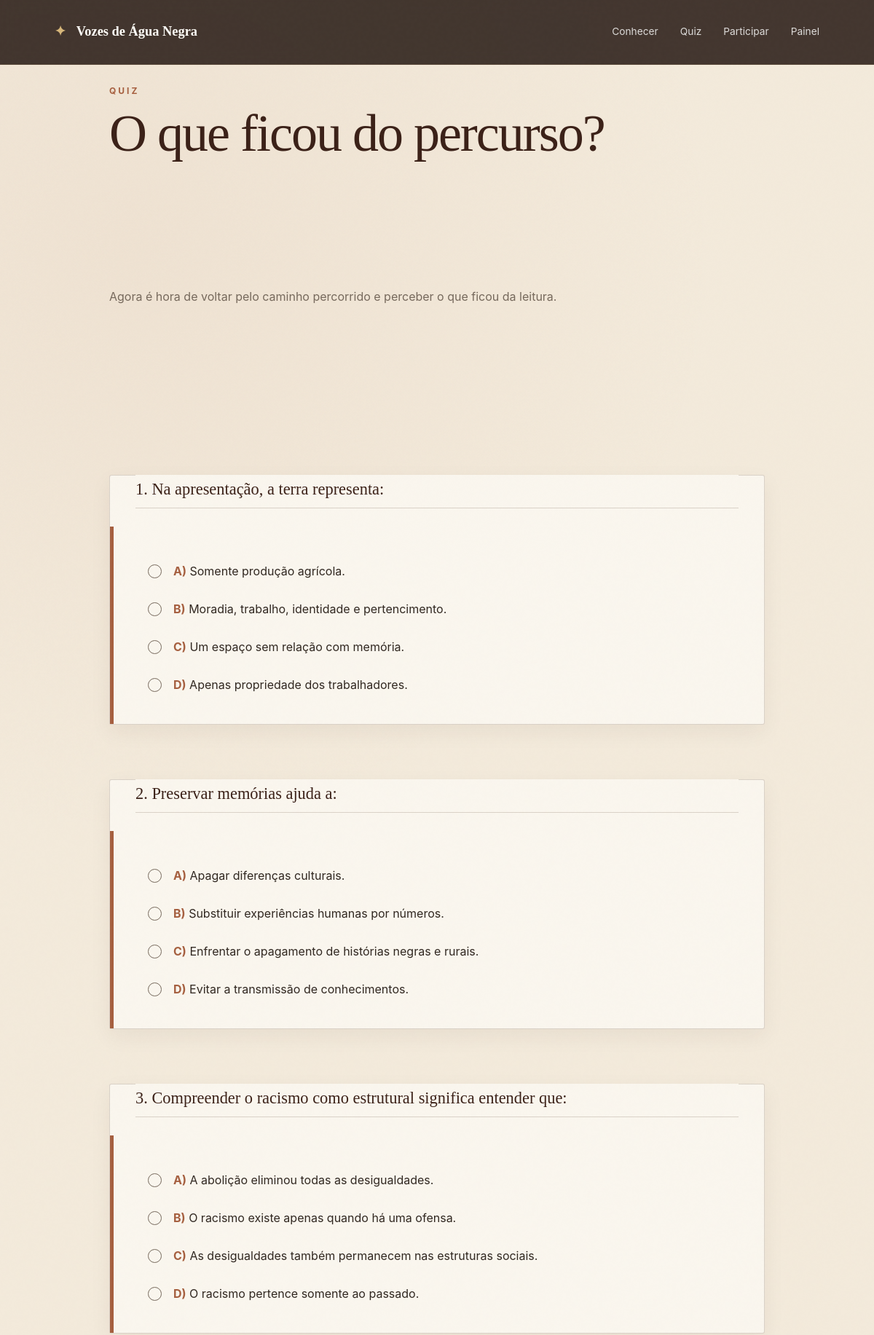
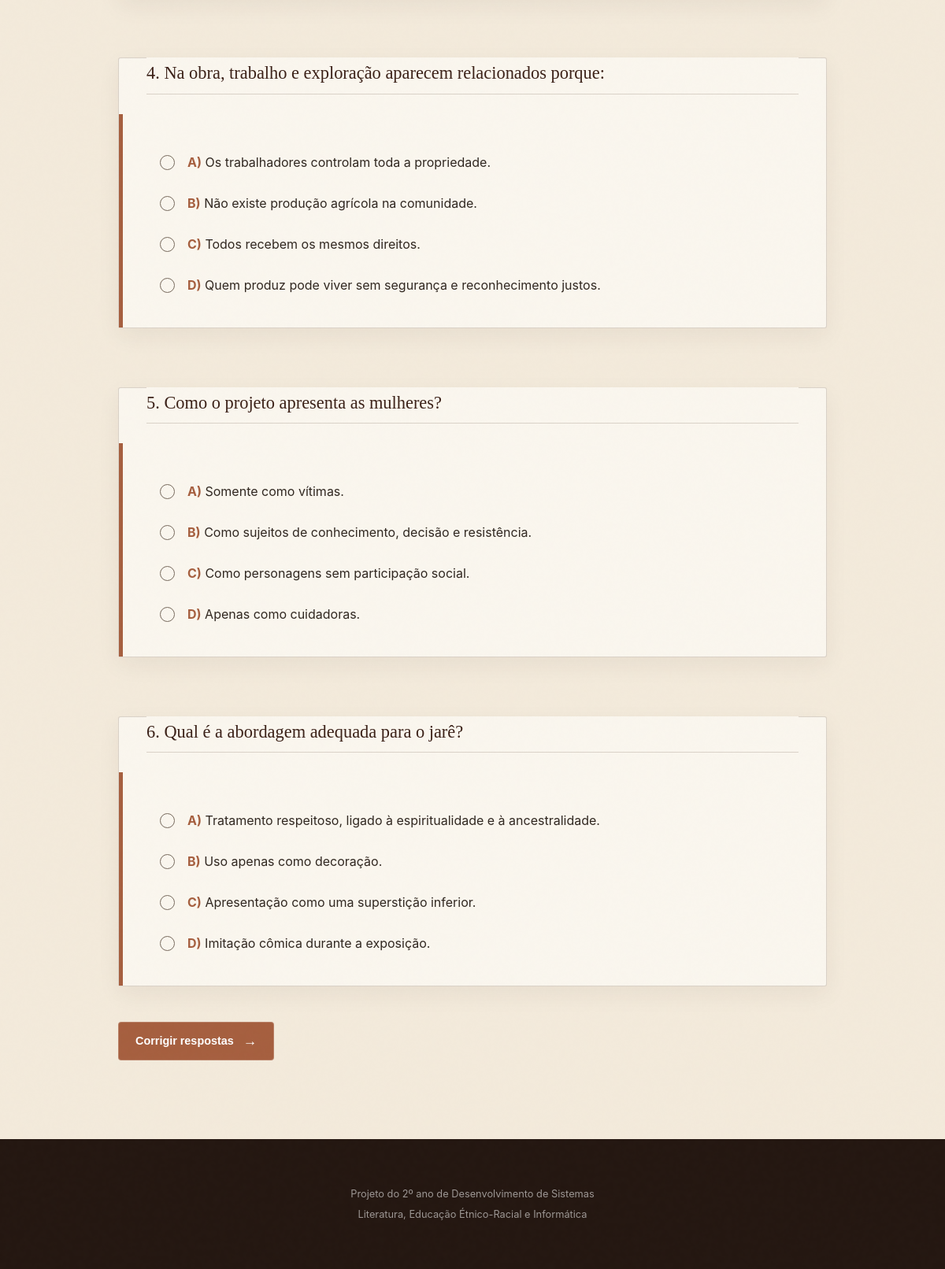
The page /quiz on the database its author committed (2 pictures, top to bottom).
### tables this page shows
CREATE TABLE questao (
    id INTEGER PRIMARY KEY AUTOINCREMENT,
    enunciado TEXT NOT NULL,
    alternativa_a TEXT NOT NULL,
    alternativa_b TEXT NOT NULL,
    alternativa_c TEXT NOT NULL,
    alternativa_d TEXT NOT NULL,
    correta TEXT NOT NULL,
    explicacao TEXT NOT NULL
);

### app.py (the view, shortened to what this page needs)
@app.route("/quiz", methods=["GET", "POST"])
def quiz():
    conexao = conectar()
    questoes = conexao.execute("""
        SELECT
            id,
            enunciado,
            alternativa_a,
            alternativa_b,
            alternativa_c,
            alternativa_d,
            correta,
            explicacao
        FROM questao
        ORDER BY id
    """).fetchall()
    conexao.close()
    return render_template(
        "quiz.html",
        questoes=questoes
    )

### app.py (called while the page is built)
def conectar():
    if not CAMINHO_BANCO.exists():
        raise FileNotFoundError(
            "O arquivo torto_arado.db não foi encontrado. "
            "Verifique se ele está na mesma pasta de app.py. "
            "Se ainda não foi criado, execute criar_banco.py uma vez."
        )
    conexao = sqlite3.connect(CAMINHO_BANCO)
    conexao.execute("PRAGMA foreign_keys = ON")
    conexao.row_factory = sqlite3.Row
    return conexao

### templates/quiz.html
{% extends "base.html" %}
{% block conteudo %}
<section class="secao estreita">
    <span class="rotulo">
        QUIZ
    </span>
    <h1>
        O que ficou do percurso?
    </h1>
    <p class="introducao">
        Agora é hora de voltar pelo caminho percorrido
        e perceber o que ficou da leitura.
    </p>
    <form
        method="POST"
        id="formQuiz"
    >
        {% for questao in questoes %}
        <fieldset class="questao">
            <legend>
                {{ loop.index }}.
                {{ questao["enunciado"] }}
            </legend>
            <label>
                <input
                    type="radio"
                    name="q{{ questao['id'] }}"
                    value="A"
                >
                <span>
                    <strong>A)</strong>
                    {{ questao["alternativa_a"] }}
                </span>
            </label>
            <label>
                <input
                    type="radio"
                    name="q{{ questao['id'] }}"
                    value="B"
                >
                <span>
                    <strong>B)</strong>
                    {{ questao["alternativa_b"] }}
                </span>
            </label>
            <label>
                <input
                    type="radio"
                    name="q{{ questao['id'] }}"
                    value="C"
                >
                <span>
                    <strong>C)</strong>
                    {{ questao["alternativa_c"] }}
                </span>
            </label>
            <label>
                <input
                    type="radio"
                    name="q{{ questao['id'] }}"
                    value="D"
                >
                <span>
                    <strong>D)</strong>
                    {{ questao["alternativa_d"] }}
                </span>
            </label>
        </fieldset>
        {% endfor %}
        <button
            class="botao"
            type="submit"
        >
            Corrigir respostas
        </button>
    </form>
</section>
{% endblock %}

### templates/base.html (shortened to what this page needs)
<!DOCTYPE html>
<html lang="pt-BR">
<head>
    <link
        rel="stylesheet"
        href="{{ url_for('static', filename='estilo.css') }}"
    >
</head>
<body>
    <header>
        <div class="limite cabecalho">
            <a
                class="marca"
                href="{{ url_for('inicio') }}"
            >
                Vozes de Água Negra
            </a>
            <nav>
                <a href="{{ url_for('inicio') }}">
                    Conhecer
                </a>
                <a href="{{ url_for('quiz') }}">
                    Quiz
                </a>
                <a href="{{ url_for('participar') }}">
                    Participar
                </a>
                <a href="{{ url_for('painel') }}">
                    Painel
                </a>
            </nav>
        </div>
    </header>
    <main class="limite">
        {% block conteudo %}
        {% endblock %}
    </main>
    <footer>
        <p>
            Projeto do 2º ano de Desenvolvimento de Sistemas
        </p>
        <p>
            Literatura, Educação Étnico-Racial e Informática
        </p>
    </footer>
</body>
</html>

### static/estilo.css (style rules this page uses)
:root { --terra-profunda: #3b2118; --terra: #70402d; --barro: #a65f3f; --barro-claro: #c9825e; --folha: #485844; --folha-clara: #69745e; --palha: #d7b77a; --papel: #f3eadb; --papel-claro: #faf6ee; --papel-escuro: #e5d7c2; --texto: #302720; --texto-suave: #76695c; --branco: #fffdf8; --sombra: rgba(55, 35, 24, 0.12); --borda: rgba(74, 44, 32, 0.18); }
* { box-sizing: border-box; }
html { scroll-behavior: smooth; }
body { margin: 0; background: radial-gradient( circle at 15% 10%, rgba(166, 95, 63, 0.06), transparent 25% ), var(--papel); color: var(--texto); font-family: "Inter", "Segoe UI", Arial, sans-serif; line-height: 1.7; }
body::before { content: ""; position: fixed; inset: 0; z-index: 9999; pointer-events: none; opacity: 0.035; }
.limite { width: min(90%, 1180px); margin: auto; }
.secao { padding: 100px 0; }
.estreita { max-width: 760px; margin: auto; }
h1, h2, h3 { font-family: Georgia, "Times New Roman", serif; font-weight: normal; }
.sobretitulo, .rotulo { display: block; color: var(--barro); font-size: 0.72rem; font-weight: bold; letter-spacing: 3px; text-transform: uppercase; }
header { position: absolute; top: 0; left: 0; z-index: 100; width: 100%; background: rgba(36, 23, 17, 0.85); backdrop-filter: blur(8px); border-bottom: 1px solid rgba(215, 183, 122, 0.15); }
.cabecalho { min-height: 88px; display: flex; align-items: center; justify-content: space-between; gap: 30px; padding: 15px; }
.marca { color: var(--branco); font-family: Georgia, "Times New Roman", serif; font-size: 1.15rem; font-weight: bold; text-decoration: none; }
.marca::before { content: "✦"; margin-right: 10px; color: var(--palha); }
nav { display: flex; gap: 30px; }
nav a { position: relative; color: rgba(255,255,255,0.82); font-size: 0.86rem; text-decoration: none; transition: color .2s ease; }
nav a::after { content: ""; position: absolute; left: 0; bottom: -7px; width: 0; height: 1px; background: var(--palha); transition: width .25s ease; }
.botao { display: inline-flex; align-items: center; gap: 12px; margin-top: 18px; padding: 13px 21px; border: 1px solid rgba(255, 255, 255, 0.2); border-radius: 4px; background: var(--barro); color: white; font-size: 0.9rem; font-weight: bold; text-decoration: none; transition: background 0.2s ease, transform 0.2s ease; }
.botao::after { content: "→"; font-size: 1.1rem; }
.introducao { padding: 150px 0 130px; }
.secao.estreita { max-width: 900px; margin: 0 auto; padding-top: 110px; padding-bottom: 100px; }
.secao.estreita > .rotulo { display: inline-block; margin-bottom: 12px; color: var(--barro); font-size: 0.75rem; font-weight: bold; letter-spacing: 3px; text-transform: uppercase; }
.secao.estreita > h1 { margin: 0; color: var(--terra-profunda); font-family: Georgia, "Times New Roman", serif; font-size: clamp(3rem, 6vw, 5rem); font-weight: normal; line-height: 1; letter-spacing: -2px; }
.secao.estreita > .introducao { max-width: 680px; margin: 25px 0 55px; color: var(--texto-suave); font-size: 1rem; }
#formQuiz { display: flex; flex-direction: column; gap: 30px; }
.questao { position: relative; margin: 0; padding: 35px 35px 28px; background: var(--papel-claro); border: 1px solid var(--borda); border-radius: 3px; box-shadow: 0 10px 30px rgba(55, 35, 24, 0.06); transition: transform 0.25s ease, box-shadow 0.25s ease; }
.questao::before { content: ""; position: absolute; top: 0; left: 0; width: 5px; height: 100%; background: var(--barro); }
.questao legend { width: 100%; margin-bottom: 25px; padding: 50px 0 10px; color: var(--terra-profunda); border-bottom: 1px solid var(--borda); font-family: Georgia, "Times New Roman", serif; font-size: 1.4rem; font-weight: normal; line-height: 1.35; }
.questao label { display: flex; align-items: flex-start; gap: 13px; margin: 0; padding: 14px 12px; color: var(--texto); border-radius: 3px; cursor: pointer; transition: background 0.2s ease, padding-left 0.2s ease; }
.questao label span { line-height: 1.5; }
.questao label strong { color: var(--barro); }
.questao input[type="radio"] { appearance: none; -webkit-appearance: none; flex-shrink: 0; width: 19px; height: 19px; margin-top: 3px; border: 1.5px solid var(--texto-suave); border-radius: 50%; background: transparent; cursor: pointer; transition: border-color 0.2s ease, background 0.2s ease; }
#formQuiz > .botao { align-self: flex-start; margin-top: 15px; }
footer { margin-top: 0; padding: 55px 20px; background: #241711; color: rgba(255,255,255,.55); text-align: center; }
footer p { margin: 4px; font-size: .8rem; }

### rows shown on the page
questao: enunciado "Na apresentação, a terra representa:", alternativa_a "Somente produção agrícola.", alternativa_b "Moradia, trabalho, identidade e pertencimento.", alternativa_c "Um espaço sem relação com memória.", alternativa_d "Apenas propriedade dos trabalhadores."
questao: enunciado "Preservar memórias ajuda a:", alternativa_a "Apagar diferenças culturais.", alternativa_b "Substituir experiências humanas por números.", alternativa_c "Enfrentar o apagamento de histórias negras e rurais.", alternativa_d "Evitar a transmissão de conhecimentos."
questao: enunciado "Compreender o racismo como estrutural significa entender que:", alternativa_a "A abolição eliminou todas as desigualdades.", alternativa_b "O racismo existe apenas quando há uma ofensa.", alternativa_c "As desigualdades também permanecem nas estruturas sociais.", alternativa_d "O racismo pertence somente ao passado."
questao: enunciado "Na obra, trabalho e exploração aparecem relacionados porque:", alternativa_a "Os trabalhadores controlam toda a propriedade.", alternativa_b "Não existe produção agrícola na comunidade.", alternativa_c "Todos recebem os mesmos direitos.", alternativa_d "Quem produz pode viver sem segurança e reconhecimento justos."
questao: enunciado "Como o projeto apresenta as mulheres?", alternativa_a "Somente como vítimas.", alternativa_b "Como sujeitos de conhecimento, decisão e resistência.", alternativa_c "Como personagens sem participação social.", alternativa_d "Apenas como cuidadoras."
questao: enunciado "Qual é a abordagem adequada para o jarê?", alternativa_a "Tratamento respeitoso, ligado à espiritualidade e à ancestralidade.", alternativa_b "Uso apenas como decoração.", alternativa_c "Apresentação como uma superstição inferior.", alternativa_d "Imitação cômica durante a exposição."
